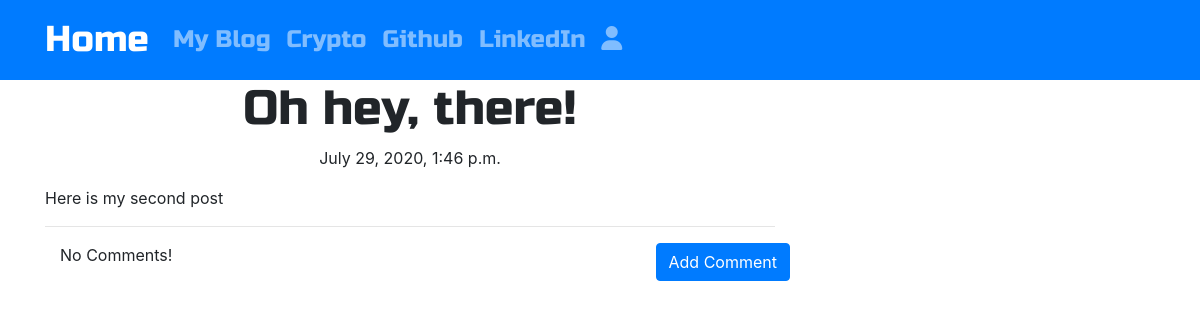
Screenshot of /post/3 with the database file from the repository.
### blog/models.py (models this page shows, shortened)
class Post(models.Model):
    author = models.ForeignKey('auth.User', on_delete = models.CASCADE)
    title = models.CharField(max_length = 200)
    text = models.TextField()
    created_date = models.DateTimeField(default = timezone.now)
    published_date = models.DateTimeField(blank = True, null = True)

### blog/views.py (the view)
# urls.py: re_path(r'^post/(?P<pk>\d+)$', views.PostDetailView.as_view(), name = 'post_detail'),
class PostDetailView(DetailView):
    model = Post

### blog/templates/blog/post_detail.html (shortened to what this page needs)
{% extends 'base.html' %}
{% block content %}
<h1 class="posttitle loader">{{ post.title }}</h1>
{% if post.published_date %}
    <div class="date postdate">
        {{ post.published_date}}
    </div>
{% else %}
    <a class="btn btn-default" href="{% url 'post_publish' pk=post.pk %}">Publish</a>
{% endif %}
<p class="postcontent">{{ post.text|safe|linebreaksbr }}</p>
<hr>
<a class="btn btn-primary btn-comment" href="{% url 'add_comment_to_post' pk=post.pk %}">Add Comment</a>
<div class="container">
    {% for comment in post.comments.all %}
    <br>
        {% if user.is_authenticated or comment.approved_comment %}
            {{ comment.created_date }}
            {% if not comment.approved_comment %}
                <a class="btn btn-primary" href="{% url 'comment_remove' pk=comment.pk %}">
                    <i class="fas fa-times"></i>
                </a>
                <a class="btn btn-primary" href="{% url 'comment_approve' pk=comment.pk %}">
                    <i class="fas fa-check-square"></i>
                </a>
            {% endif %}
            <p>{{comment.text|safe|linebreaks}}</p>
            <p>Posted By: {{  comment.author }}</p>
        {% endif %}
        {% empty %}
        <p>No Comments!</p>
    {% endfor %}
</div>
{% endblock content %}

### blog/static/css/blog.css (style rules this page uses)
.postdate { text-align: center; }
.posttitle { font-family: 'Russo One', sans-serif; font-size: 3em; text-align: center; }
.postcontent { font-family: 'Montserrat'; font-size: 1.5em; }
.btn-comment { position: absolute; right: 0px; }

### rows the page displays
Post: title "Oh hey, there!", published_date "July 29, 2020, 1:46 p.m.", text "Here is my second post"
